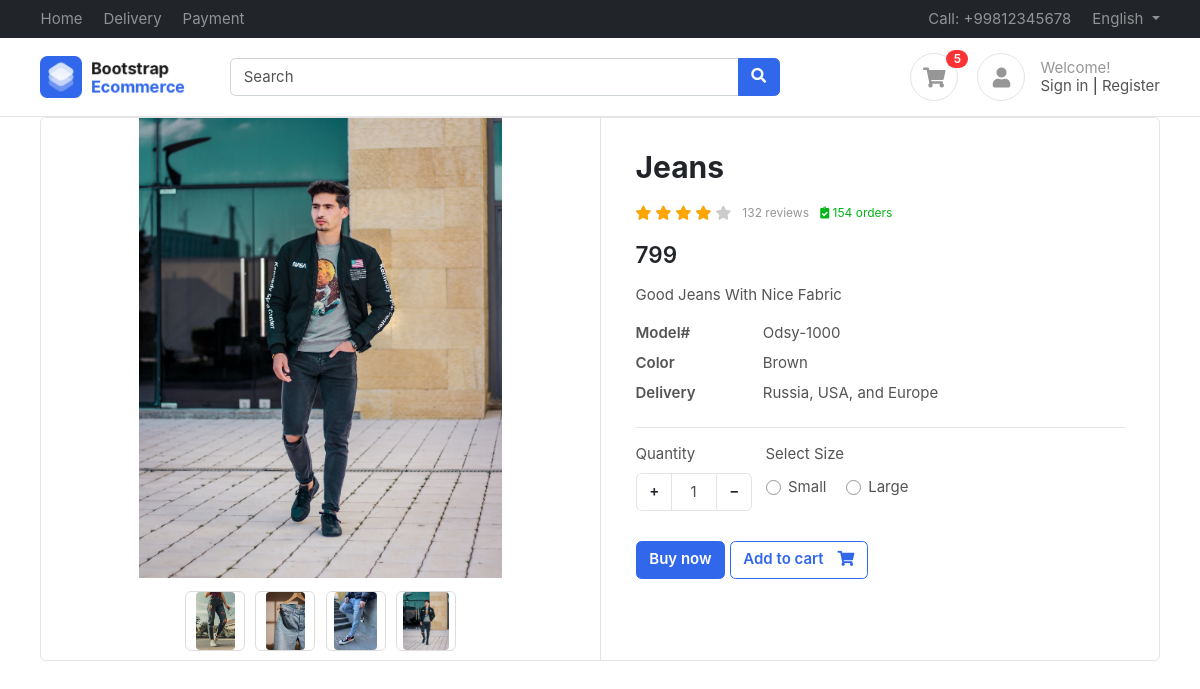
Screenshot of /products/jeans/ (signed in) with the database file from the repository.
### accounts/models.py (models this page shows)
class Profile(BaseModel):
    user=models.OneToOneField(User,on_delete=models.CASCADE,related_name="profile")
    is_email_verified=models.BooleanField(default=False)
    email_token=models.CharField(max_length=100,null=True,blank=True)
    profile_image=models.ImageField(upload_to="profile")
    def get_cart_count(self):
        return CartItems.objects.filter(cart__is_paid = False , cart__user = self.user).count()  # We can pass this count by passing context

### products/models.py (models this page shows, shortened)
class Product(BaseModel):
    product_name = models.CharField(max_length=464)
    slug = models.SlugField(unique=True,null=True,blank=True)
    category =models.ForeignKey(Category, on_delete=models.CASCADE,related_name="product")
    price = models.IntegerField()
    product_description = models.TextField()
    color_variant = models.ManyToManyField(ColorVariant,blank=True)
    size_variant = models.ManyToManyField(SizeVariant,blank=True)

class ProductImage(BaseModel):
    product=models.ForeignKey(Product,on_delete=models.CASCADE,related_name="product_image",default="NO records")
    image=models.ImageField(upload_to="product",default="No images")

class SizeVariant(BaseModel):
    size_name=models.CharField(max_length=78)
    price=models.IntegerField()

### products/views.py (the view, shortened to what this page needs)
# urls.py: path("<slug>/", get_product, name="get_product"),
def get_product(request,slug):
    try:
        product=Product.objects.get(slug=slug)
        context={'product':product}
        a=product.size_variant
        print(a)
        return render(request,"products/products.html", context=context)
    except Exception as e:
        print(e)

### templates/products/products.html (shortened to what this page needs)
{% extends 'base/base.html' %}
{% block start %}
<div class="container">
  <div class="card">
    <div class="row no-gutters">
      <aside class="col-md-6">
        <article class="gallery-wrap">
          <div class="img-big-wrap">
            <div> <a href="#"><img src="/media/{{product.product_image.first.image}}"></a></div>
          </div>
          <div class="thumbs-wrap">
            {% for image in product.product_image.all %}
            <a href="#" class="item-thumb"> <img src="/media/{{image.image}}"></a>
            {% endfor %}
          </div>
        </article>
      </aside>
      <main class="col-md-6 border-left">
        <article class="content-body">
          <h2 class="title">{{product.product_name}}</h2>
          <div class="rating-wrap my-3">
            <ul class="rating-stars">
              <li style="width:80%" class="stars-active">
                <i class="fa fa-star"></i> <i class="fa fa-star"></i>
                <i class="fa fa-star"></i> <i class="fa fa-star"></i>
              </li>
              <li>
                <i class="fa fa-star"></i> <i class="fa fa-star"></i>
                <i class="fa fa-star"></i> <i class="fa fa-star"></i>
                <i class="fa fa-star"></i>
              </li>
            </ul>
            <small class="label-rating text-muted">132 reviews</small>
            <small class="label-rating text-success"> <i class="fa fa-clipboard-check"></i> 154 orders </small>
          </div>
          <div class="mb-3">
            <var class="price h4">
              {% if updated_price %}
              {{updated_price}}
              {% else %}
              {{product.price}}
             {% endif %}
            </var>
          </div>
          <p>{{product.product_description}}</p>
          <dl class="row">
            <dt class="col-sm-3">Model#</dt>
            <dd class="col-sm-9">Odsy-1000</dd>
            <dt class="col-sm-3">Color</dt>
            <dd class="col-sm-9">Brown</dd>
            <dt class="col-sm-3">Delivery</dt>
            <dd class="col-sm-9">Russia, USA, and Europe </dd>
          </dl>
          <hr>
          <div class="form-row">
            <div class="form-group col-md flex-grow-0">
              <label>Quantity</label>
              <div class="input-group mb-3 input-spinner">
                <div class="input-group-prepend">
                  <button class="btn btn-light" type="button" id="button-plus"> + </button>
                </div>
                <input type="text" class="form-control" value="1">
                <div class="input-group-append">
                  <button class="btn btn-light" type="button" id="button-minus"> − </button>
                </div>
              </div>
            </div>
            <div class="form-group col-md">
              {% if product.size_variant.count %}
              <label>Select Size</label>
              <div class="mt-1">
                {% for size in product.size_variant.all %}
                <label class="custom-control custom-radio custom-control-inline">
                  <div class="custom-control-label">{{size.size_name}}</div>
                </label>
                {% endfor %}
              </div>
               {% endif %}
            </div>
          </div>
          <a href="#" class="btn  btn-primary"> Buy now </a>
          <a href="{% url 'add_to_cart' product.uid %}?variant={{selected_size}}" class="btn  btn-outline-primary"> <span class="text">Add to cart</span> <i
              class="fas fa-shopping-cart"></i> </a>
        </article>
      </main>
    </div>
  </div>
</div>
{% endblock %}

### templates/base/base.html (shortened to what this page needs)
<!DOCTYPE HTML>
<html lang="en">
<head>
<link href="/media/css/bootstrap.css" rel="stylesheet" type="text/css"/>
<link href="/media/fonts/fontawesome/css/all.min.css" type="text/css" rel="stylesheet">
<link href="/media/css/ui.css" rel="stylesheet" type="text/css"/>
<link href="/media/css/responsive.css" rel="stylesheet" />
</head>
<body>
	<header class="section-header">
		<nav class="navbar navbar-dark navbar-expand p-0 bg-dark">
		<div class="container">
			<ul class="navbar-nav d-none d-md-flex mr-auto">
				<li class="nav-item"><a class="nav-link" href="#">Home</a></li>
				<li class="nav-item"><a class="nav-link" href="#">Delivery</a></li>
				<li class="nav-item"><a class="nav-link" href="#">Payment</a></li>
			</ul>
			<ul class="navbar-nav">
				<li class="nav-item"><a href="#" class="nav-link"> Call: +99812345678 </a></li>
				<li class="nav-item dropdown">
					 <a href="#" class="nav-link dropdown-toggle" data-toggle="dropdown"> English </a>
				</li>
			</ul>
		  </div>
		</nav>
		<section class="header-main border-bottom">
			<div class="container">
		<div class="row align-items-center">
			<div class="col-lg-2 col-4">
				<div class="brand-wrap">
					<img class="logo" src="images/logo.png">
				</div>
			</div>
			<div class="col-lg-6 col-sm-12">
				<form action="#" class="search">
					<div class="input-group w-100">
						<input type="text" class="form-control" placeholder="Search">
						<div class="input-group-append">
						  <button class="btn btn-primary" type="submit">
							<i class="fa fa-search"></i>
						  </button>
						</div>
					</div>
				</form>
			</div>
			<div class="col-lg-4 col-sm-6 col-8">
				<div class="widgets-wrap float-md-right">
					<div class="widget-header  mr-3">
						<a href="{%url 'cart' %}" class="icon icon-sm rounded-circle border"><i class="fa fa-shopping-cart"></i></a>
						<span class="badge badge-pill badge-danger notify">{{request.user.profile.get_cart_count}}</span>
					</div>
					<div class="widget-header icontext">
						<a href="#" class="icon icon-sm rounded-circle border"><i class="fa fa-user"></i></a>
						<div class="text">
							<span class="text-muted">Welcome!</span>
							<div>
								<a href="#">Sign in</a> |
								<a href="#"> Register</a>
							</div>
						</div>
					</div>
				</div>
			</div>
		</div>
			</div>
		</section>
		</header>
        <body>
        </head>
{% block start %}
{% endblock  %}

### public/static/css/ui.css (style rules this page uses)
html { font-family: 'Inter', sans-serif; font-size: 15px; }
.content-body { flex: 1 1 auto; padding: 2rem 2.3rem; }
.icon-xs, .icon-sm, .icon-md, .icon-lg { display: inline-block; text-align: center; flex-shrink: 0; flex-grow: 0; }
.icon-sm { width: 48px; height: 48px; line-height: 48px; font-size: 20px; }
var { font-style: normal; }
article:after, .form-group:after { display: block; clear: both; content: ""; }
.card .title { color: #212529; }
.header-main { position: relative; padding-top: 1rem; padding-bottom: 1rem; }
.brand-wrap .logo, .navbar-brand .logo { margin-right: 7px; max-height: 42px; display: inline-block; }
.widget-header { display: inline-block; vertical-align: middle; position: relative; }
.widget-header a { color: #545454; }
.widget-header i { color: #969696; }
.widget-header .notify { position: absolute; top: -3px; right: -10px; }
.btn-light { background-color: #fff; border-color: #e4e4e4; }
.btn .text + i { margin-left: 10px; }
dl[class="row"] { margin-bottom: 0; }
.icontext { display: inline-flex; align-items: center; vertical-align: middle; }
.icontext .text { width: 100%; line-height: 1.2; color: #212529; }
.icontext .icon { position: relative; margin-right: 15px; flex-shrink: 0; flex-grow: 0; }
.notify { position: absolute; top: -4px; right: -10px; display: inline-block; padding: .25em .6em; font-size: 12px; line-height: 1; text-align: center; border-radius: 3rem; color: #fff; background-color: #fa3434; }
.price { font-weight: 600; color: #212529; }
.label-rating { margin-left: 7px; display: inline-block; vertical-align: middle; }
.rating-stars { display: inline-block; vertical-align: middle; list-style: none; margin: 0; padding: 0; position: relative; white-space: nowrap; clear: both; }
.rating-stars i { font-size: 14px; color: #ccc; display: inline; }
.rating-stars li { display: block; text-overflow: clip; white-space: nowrap; z-index: 1; }
.rating-stars li.stars-active { z-index: 2; position: absolute; top: 0; left: 0; overflow: hidden; }
.rating-stars li.stars-active i { color: orange; }
.input-spinner { width: 120px; flex-wrap: nowrap; display: inline-flex; }
.input-spinner input.form-control { text-align: center; max-width: 46px; flex-basis: 46px; border-color: #e4e4e4; flex-grow: 0; }
.input-spinner .btn { width: 36px; text-align: center; }
.gallery-wrap .img-big-wrap { margin-bottom: 10px; border-radius: 0.37rem; overflow: hidden; background-color: #fff; }
.gallery-wrap .img-big-wrap a { text-align: center; display: block; }
.gallery-wrap .img-big-wrap img { height: 460px; width: auto; display: inline-block; cursor: zoom-in; }
.gallery-wrap .thumbs-wrap { text-align: center; }
.gallery-wrap .thumbs-wrap .item-thumb { width: 60px; height: 60px; border: 1px solid #ddd; border-radius: 6px; margin: 3px; display: inline-block; overflow: hidden; }
.gallery-wrap .thumbs-wrap img { max-width: 100%; max-height: 100%; object-fit: cover; border-radius: 4px; cursor: zoom-in; }

### rows the page displays
Product: product_image.first.image (picture), product_name "Jeans", price "799", product_description "Good Jeans With Nice Fabric"
ProductImage: image (picture)
ProductImage: image (picture)
ProductImage: image (picture)
ProductImage: image (picture)
SizeVariant: size_name "Small"
SizeVariant: size_name "Large"

### other values shown
{{ request.user.profile.get_cart_count }} "5"
